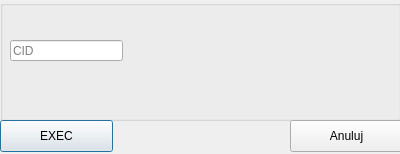
<?xml version="1.0" encoding="UTF-8"?>
<ui version="4.0">
 <class>ownerWindow</class>
 <widget class="QDialog" name="ownerWindow">
  <property name="geometry">
   <rect>
    <x>0</x>
    <y>0</y>
    <width>400</width>
    <height>154</height>
   </rect>
  </property>
  <property name="windowTitle">
   <string>Dialog</string>
  </property>
  <widget class="QGroupBox" name="groupBox">
   <property name="geometry">
    <rect>
     <x>0</x>
     <y>0</y>
     <width>401</width>
     <height>121</height>
    </rect>
   </property>
   <property name="title">
    <string/>
   </property>
   <widget class="QLineEdit" name="lineEditCID">
    <property name="geometry">
     <rect>
      <x>10</x>
      <y>40</y>
      <width>113</width>
      <height>21</height>
     </rect>
    </property>
    <property name="placeholderText">
     <string>CID</string>
    </property>
   </widget>
   <widget class="QLabel" name="labelName">
    <property name="geometry">
     <rect>
      <x>190</x>
      <y>20</y>
      <width>201</width>
      <height>16</height>
     </rect>
    </property>
    <property name="text">
     <string/>
    </property>
   </widget>
   <widget class="QLabel" name="labelSurname">
    <property name="geometry">
     <rect>
      <x>190</x>
      <y>50</y>
      <width>201</width>
      <height>16</height>
     </rect>
    </property>
    <property name="text">
     <string/>
    </property>
   </widget>
   <widget class="QLabel" name="labelPhone">
    <property name="geometry">
     <rect>
      <x>190</x>
      <y>80</y>
      <width>201</width>
      <height>16</height>
     </rect>
    </property>
    <property name="text">
     <string/>
    </property>
   </widget>
  </widget>
  <widget class="QPushButton" name="pushButtonConfirm">
   <property name="geometry">
    <rect>
     <x>0</x>
     <y>120</y>
     <width>113</width>
     <height>32</height>
    </rect>
   </property>
   <property name="text">
    <string>EXEC</string>
   </property>
  </widget>
  <widget class="QPushButton" name="pushButtonCancel">
   <property name="geometry">
    <rect>
     <x>290</x>
     <y>120</y>
     <width>113</width>
     <height>32</height>
    </rect>
   </property>
   <property name="focusPolicy">
    <enum>Qt::NoFocus</enum>
   </property>
   <property name="text">
    <string>Anuluj</string>
   </property>
  </widget>
 </widget>
 <resources/>
 <connections/>
</ui>
